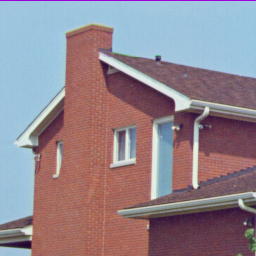
%> input picture Unsupervised Learning/lab4/house.tiff, 256 x 256 px
$ octave lab4.m   (GNU Octave 9; MATLAB toolbox functions it lacks are replaced by stand-ins)
%> lines starting %> are read from the running program, lines starting %| are printed output that depends on the picture
%%%%%%%%%%%%%%%%%%%%%%%%%%%%%%%%%%%%%%%%%%%%%%%%%%%%%%%%%%%%%%%%%%%%%%%%%%
% ELE888 LAB$: Unsupervised Learning
% Submission Date: April 8, 2019
%%%%%%%%%%%%%%%%%%%%%%%%%%%%%%%%%%%%%%%%%%%%%%%%%%%%%%%%%%%%%%%%%%%%%%%%%%

clear
close ALL

% Transform pixel data into 2D array of input samples
I=imread('house.tiff');
%> I is the input picture: size 256x256x3 uint8; mean R, G, B 146.6, 133, 142
imshow(I);
[M,N,D]=size(I);
%> M = 256; N = 256; D = 3
X=reshape(I,M*N,3);
X=double(X);

% Plot array of pixel samples in RGB space
figure;
plot3(X(:,1),X(:,2),X(:,3),'c.')
xlim([0 255]);
ylim([0 255]);
zlim([0 255]);
grid;
title('All pixels in RGB');
xlabel('Red'); ylabel('Green'); zlabel('Blue');
%> after `zlabel('Blue')`:
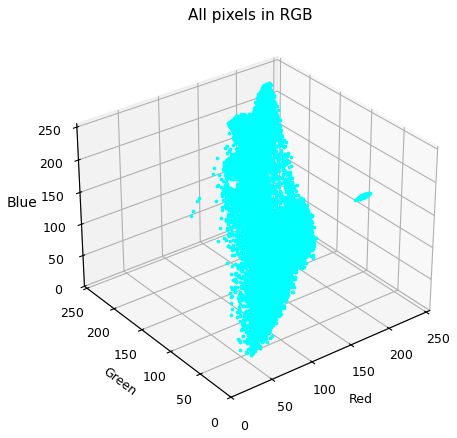
%> figure redrawn from the program's plot data

%% Part (a)
% c=2

M0 = [
  167.3447  239.5471   61.5625;
  244.9756  117.2189  195.5579
    ];

%M0 = rand(2,3);
%M0 = M0*256
M = M0
pre_M = zeros(size(M));

J = [];
M1_old = [M(1,:)];
M2_old = [M(2,:)];

while (pre_M ~= M)

    pre_M = M;

    J1 = (X - repmat(M(1,:), size(X,1), 1));
    J1 = sum(J1.^2, 2);

    J2 = (X - repmat(M(2,:), size(X,1), 1));
    J2 = sum(J2.^2, 2);

    cluster1 = J1 < J2;
    cluster2 = ~cluster1;

    M(1,:) = sum(X(cluster1, :)) / sum(cluster1);
    M(2,:) = sum(X(cluster2, :)) / sum(cluster2);

    J = [J sum(min(J1, J2))];
    M1_old = [M1_old; M(1,:)];
    M2_old = [M2_old; M(2,:)];

end
%> this loop made 8 passes
%> (pre_M, J) on passes 3 to 5: ([126.5 83.39 87.08; 162.6 172.8 186.1], [1.32e+09 289186109.5 153751910.2]), ([136.3 89.95 92.23; 161.2 194.3 213], [1.32e+09 289186109.5 153751910.2 111853118.2]), ([136.4 91.22 93.43; 162 196.3 215.7], [1.32e+09 289186109.5 153751910.2 111853118.2 111357436.4])
%> pre_M on passes 6 to 8: [136.4 91.44 93.66; 162.1 196.6 216.1], [136.4 91.47 93.69; 162.2 196.7 216.1], [136.4 91.47 93.7; 162.2 196.7 216.1]
%> after the loop, M = [136.4 91.47 93.7; 162.2 196.7 216.1]; M1_old = [167.3 239.5 61.56; 102.8 72.96 80.34; 126.5 83.39 87.08; 136.3 89.95 92.23; 136.4 91.22 93.43; 136.4 91.44 93.66; 136.4 91.47 93.69; 136.4 91.47 93.7; 136.4 91.47 93.7]; M2_old = [245 117.2 195.6; 158.5 149.3 158.8; 162.6 172.8 186.1; 161.2 194.3 213; 162 196.3 215.7; 162.1 196.6 216.1; 162.2 196.7 216.1; 162.2 196.7 216.1; 162.2 196.7 216.1]

% Part (a) 1.
% plot error Citerion
figure
plot(J)
title("Error Criterion")
xlabel("# of Iterations")
ylabel("J")
grid MINOR
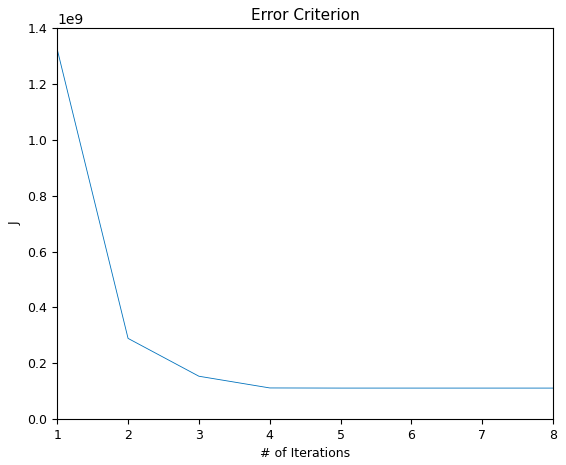
%> figure redrawn from the program's plot data

% Part (a) ii
figure
plot3(M1_old(:, 1), M1_old(:, 2), M1_old(:, 3), 'b*')
hold on
plot3(M2_old(:, 1), M2_old(:, 2), M2_old(:, 3), 'r*')
title('Cluster');
xlabel('Red'); ylabel('Green'); zlabel('Blue');
grid MINOR
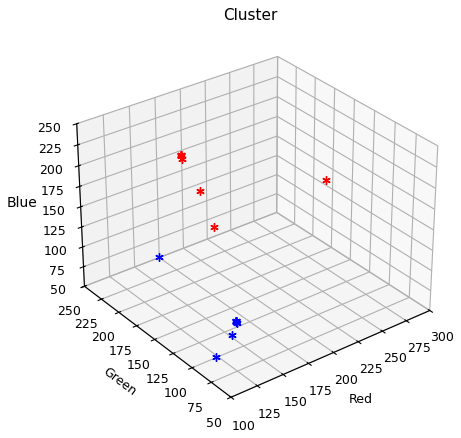
%> figure redrawn from the program's plot data

% Part (a) iii
figure
X1 = X(cluster1, :);
X2 = X(cluster2, :);

plot3(X1(:,1), X1(:,2), X1(:,3),'.','Color', M(1,:)/256)
hold on
plot3(X2(:,1), X2(:,2), X2(:,3),'.','Color', M(2,:)/256)
title('All Pixels in RGB Space');
xlabel('Red'); ylabel('Green'); zlabel('Blue');
grid MINOR

% Part(a) iv
figure
XX = repmat(M(1,:), size(X,1), 1) .* repmat(cluster1, 1, size(X,2));
XX = XX + repmat(M(2,:), size(X,1), 1) .* repmat(cluster2, 1, size(X,2));
XX = reshape(XX, size(I, 1), size(I, 2), 3);
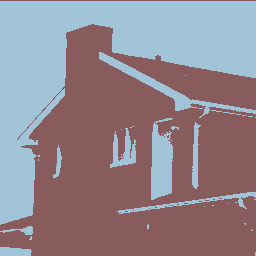
%> XX: size 256x256x3 double; mean R, G, B 146.6, 133, 142; mean of the top-left, top-right, bottom-left and bottom-right quarters 159.3, 156.2, 127.5, 119.1

subplot(1,2,1);
imshow(I)
title("Original Image")
subplot(1,2,2);
imshow(XX/256)
title("Image Sample when c = 2")


%% Part (b)
% Repeat Part (a) with c = 5

c = 5;

M1 = [
    166.4100  106.2267   96.4162
    95.1760   60.8064   75.5500
    162.7258  197.8992  217.7845
    159.7422  113.5673  222.8516
    125.4946  112.9992  118.9453
    ];

% M1 = rand(c,3)
% M1 = M1*255;

XX = [];
M = M1;

pre_M = zeros(size(M));

while (pre_M ~= M)

    pre_M = M;

    J = zeros(size(X,1), c);

    for i = [1:c]
        j = (X - repmat(M(i,:), size(X,1), 1));
        j = sum(j.^2, 2);
        J(:,i) = j;
    end
    [a, cluster] = min(J, [], 2);

    for i = [1:c]
        this_cluster = (cluster==i);
        M(i, :) = sum(X(this_cluster, :)) / sum(this_cluster);

    end

XX = zeros(size(X));

for i = [1:c]
    this_cluster = (cluster==i);
    XX = XX + repmat(M(i,:), size(X,1), 1) .* repmat(this_cluster, 1, size(X,2));
end

XX = reshape(XX, size(I, 1), size(I, 2), 3);
figure
subplot(1,2,1);
imshow(I)
title("Original Image")
subplot(1,2,2);
imshow(XX/256)
title("Image Sample when c = 5")

end
%> this loop made 3 passes
%> pass 1, `XX = reshape(XX, size(I, 1), size(I, 2), 3);`:
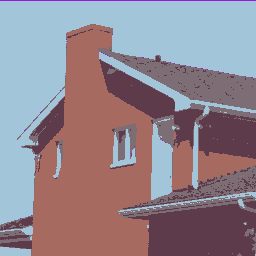
%> XX: size 256x256x3 double; mean R, G, B 146.6, 133, 142; mean of the top-left, top-right, bottom-left and bottom-right quarters 162.6, 154.3, 136.2, 109.1
%> after the loop, M = [166.5 106.5 96.59; 93.44 58.09 73.7; 162.6 197.7 217.4; 159.7 0 222.9; 123 108.2 114.4]

M1 = M
%> M1 has the same summary as M
cluster1 = cluster;

figure
for i = [1:c]
    this_cluster = (cluster==i);
    Xi = X(this_cluster, :);
    plot3(Xi(:,1), Xi(:,2), Xi(:,3),'.','Color', M(i,:)/256)
    title('All pixels in RGB');
    xlabel('Red'); ylabel('Green'); zlabel('Blue');
    grid MINOR
    hold on
end
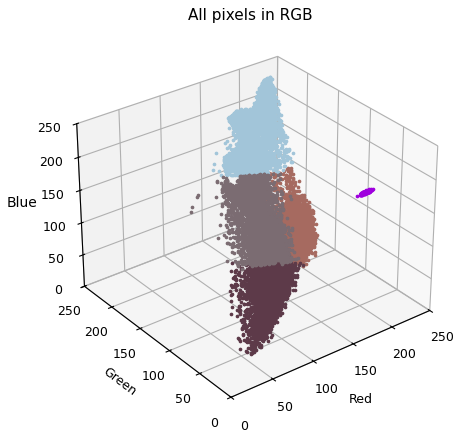
%> figure redrawn from the program's plot data

% second initial state
M2 = [
    245.9278  167.1520  203.4467
    110.2837   27.9875  124.3390
    177.1618  238.1088  196.0844
    193.3153   47.8025  100.9817
    110.3238   67.8756   69.5994
];

% M2 = rand(c,3)
% M2 = M2*255
M = M2
pre_M = zeros(size(M));

while (pre_M ~= M)

    pre_M = M;

    J = zeros(size(X,1), c);

    for i = [1:c]
        j = (X - repmat(M(i,:), size(X,1), 1));
        j = sum(j.^2, 2);
        J(:,i) = j;
    end
    [a, cluster] = min(J, [], 2);

    for i = [1:c]
        this_cluster = (cluster==i);
        M(i, :) = sum(X(this_cluster, :)) / sum(this_cluster);
    end

end
%> after the loop, M = [139.7 154 159.4; 159.7 0 222.9; 163.7 199.7 220.2; 161.1 106 98.17; 98.23 65.81 79.83]
M2 = M
%> M2 has the same summary as M
cluster2 = cluster;

figure
for i = [1:c]
    this_cluster = (cluster==i);
    Xi = X(this_cluster, :);
    plot3(Xi(:,1), Xi(:,2), Xi(:,3),'.','Color', M(i,:)/256)
    title('All pixels in RGB');
    xlabel('Red'); ylabel('Green'); zlabel('Blue');
    grid MINOR
    hold on
end
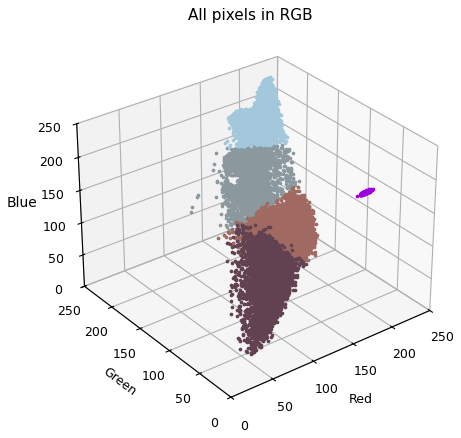
%> figure redrawn from the program's plot data

%% Part (c)
% Xei-Beni

N = size(X,1);
%> N = 65536
XB1 = 0;

for i = [1:c]
    this_cluster = (cluster1==i);
    Xi = X(this_cluster, :);
    mu_j = sort(sum((M1 - repmat(M1(i,:), c, 1)).^2, 2).^.5);
    XB1 = XB1 + sum(sum((Xi - repmat(M1(i,:), size(Xi,1), 1)).^2, 2).^.5) / mu_j(2);  %update XB
end
%> this loop made 5 passes
%> (mu_j, XB1) on passes 1 to 5: ([0; 47.05; 90.57; 151.4; 165.3], 5355.1), ([0; 70.99; 90.57; 173.3; 212], 8887.4), ([0; 142.1; 151.4; 197.7; 212], 11775), ([0; 157.5; 165.3; 173.3; 197.7], 11779.4), ([0; 47.05; 70.99; 142.1; 157.5], 16775.4)

XB1 = XB1 / N
%> XB1 = 0.256
XB2 = 0;

for i = [1:c]
    this_cluster = (cluster2==i);
    Xi = X(this_cluster, :);
    mu_j = sort(sum((M2 - repmat(M2(i,:), c, 1)).^2, 2).^.5);
    XB2 = XB2 + sum(sum((Xi - repmat(M2(i,:), size(Xi,1), 1)).^2, 2).^.5) / mu_j(2);
end
%> this loop made 5 passes
%> (mu_j, XB2) on passes 1 to 5: ([0; 79.78; 80.69; 125.8; 167.8], 1406.8), ([0; 163.7; 167.8; 169; 199.7], 1411.1), ([0; 79.78; 153.9; 199.7; 204.7], 5353.1), ([0; 76.83; 80.69; 153.9; 163.7], 10426.3), ([0; 76.83; 125.8; 169; 204.7], 15606.9)

XB2 = XB2 / N
%> XB2 = 0.238
